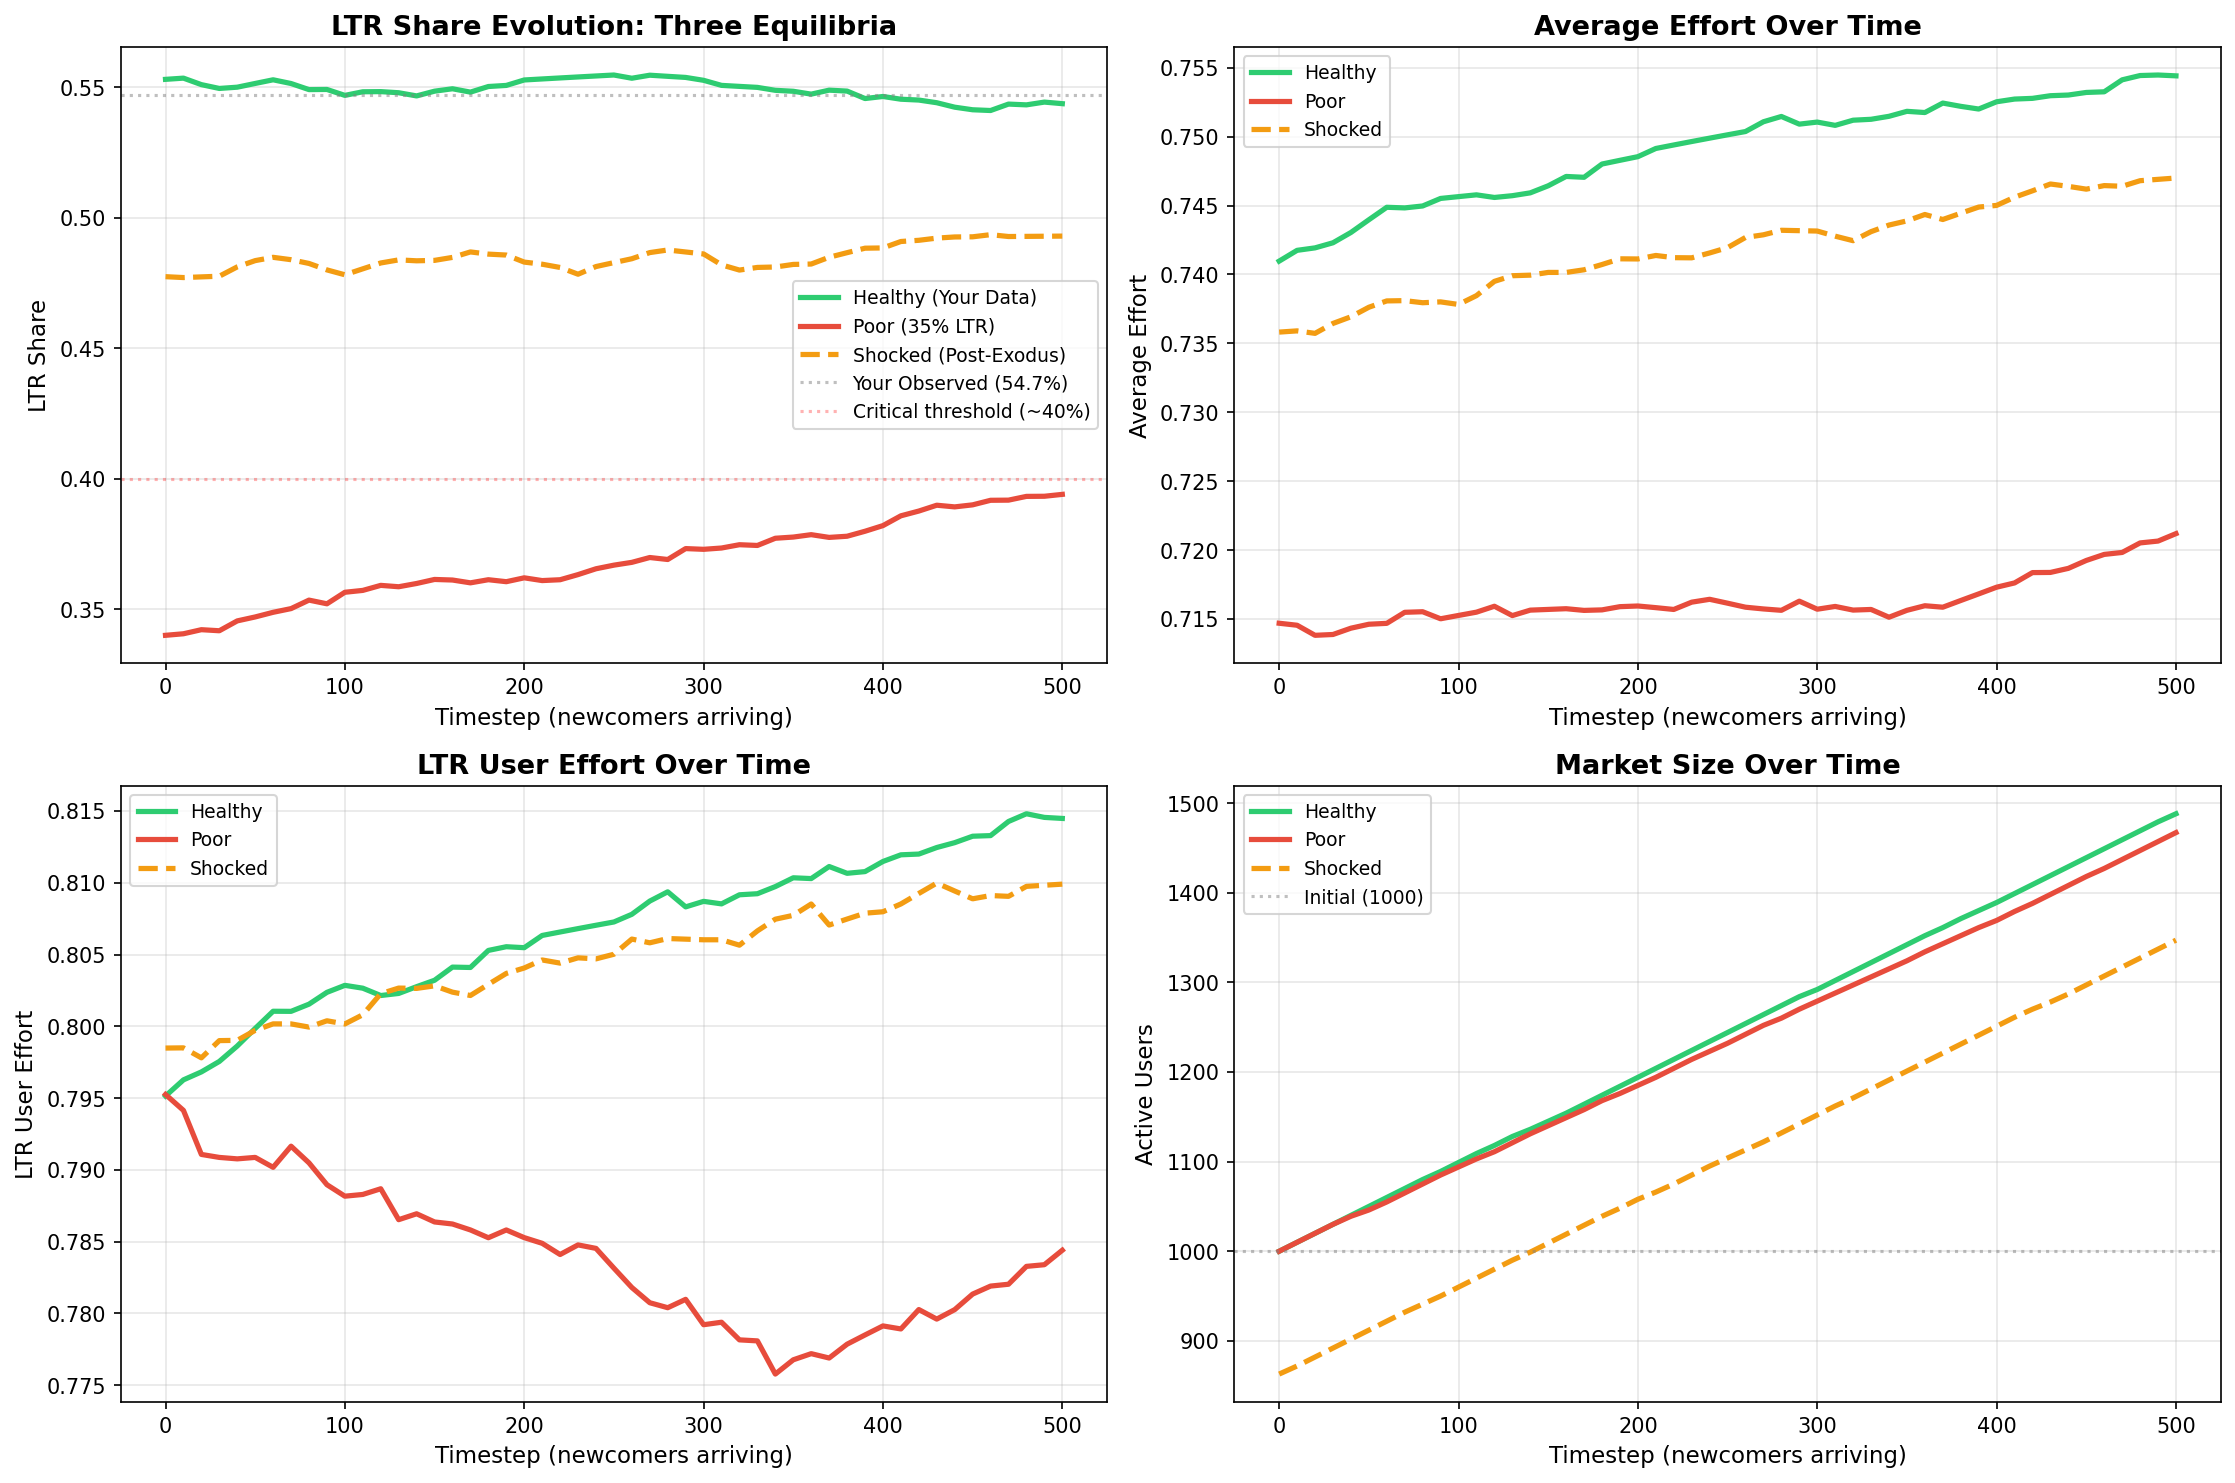

Write Python code to recreate this figure.
"""
Dating Market Simulation: Three Equilibria Demonstration
Using Parameters Calibrated from Real OkCupid Data

Demonstrates:
1. Healthy Equilibrium (YOUR observed data - 54.7% LTR)
2. Poor Equilibrium (Low LTR market - 35%)
3. Shocked Equilibrium (YOUR data + remove top users)

Shows: Markets can be stable OR unravel depending on starting conditions
"""

import numpy as np
import pandas as pd
import matplotlib.pyplot as plt
from typing import List

np.random.seed(42)

print("="*80)
print("DATING MARKET SIMULATION: THREE EQUILIBRIA")
print("Theory Demonstration Using YOUR OkCupid Data Parameters")
print("="*80)

# ============================================================================
# EXTRACT PARAMETERS FROM YOUR REAL DATA
# ============================================================================

print("\n[STEP 1] Loading YOUR data to extract parameters...")

df = pd.read_csv('notebooks/outputs/Final/okcupid_final_analysis_ready.csv')

# Extract realistic parameters from YOUR data
INITIAL_MARKET_SIZE = 1000
YOUR_LTR_SHARE = df['is_ltr_oriented'].mean()  # 54.7%
MEAN_RATING = df['rating_index'].mean()  # 0.611
STD_RATING = df['rating_index'].std()
MEAN_EFFORT = df['effort_index'].mean()  # 0.688

# Fit Beta distribution to your ratings
alpha_rating = MEAN_RATING * ((MEAN_RATING * (1 - MEAN_RATING) / (STD_RATING**2)) - 1)
beta_rating = (1 - MEAN_RATING) * ((MEAN_RATING * (1 - MEAN_RATING) / (STD_RATING**2)) - 1)

print(f"\n✓ Parameters from YOUR OkCupid data:")
print(f"  Observed LTR share: {YOUR_LTR_SHARE:.1%}")
print(f"  Mean rating: {MEAN_RATING:.3f} (SD: {STD_RATING:.3f})")
print(f"  Mean effort: {MEAN_EFFORT:.3f}")
print(f"  Rating distribution: Beta({alpha_rating:.2f}, {beta_rating:.2f})")

# ============================================================================
# MODEL PARAMETERS
# ============================================================================

print("\n[STEP 2] Bayesian learning parameters...")

K = 20
PRIOR_RHO = 0.5
PRIOR_P = 0.3

ALPHA_RHO = 5
BETA_RHO = 5
ALPHA_P = 3
BETA_P = 7

# Make frustration MORE sensitive to show effects better
FRUSTRATION_RHO_THRESHOLD = 0.48  # Increased from 0.45
FRUSTRATION_P_THRESHOLD = 0.32    # Increased from 0.30

print(f"  K (profiles shown): {K}")
print(f"  Frustration thresholds: ρ̂_m < {FRUSTRATION_RHO_THRESHOLD}, p̂_i < {FRUSTRATION_P_THRESHOLD}")

# ============================================================================
# USER CLASS
# ============================================================================

class User:
    def __init__(self, user_id, rating, goal, effort):
        self.user_id = user_id
        self.rating = rating
        self.goal = goal
        self.effort = effort
        self.is_active = True
        self.rho_belief = None
        self.p_belief = None

# ============================================================================
# MARKET CREATION FUNCTIONS
# ============================================================================

def create_market(size, ltr_share, rating_params, name="Market"):
    """Create synthetic market"""
    users = []
    
    for i in range(size):
        rating = np.random.beta(rating_params[0], rating_params[1])
        rating = np.clip(rating, 0.1, 0.95)
        
        goal = 'ltr' if np.random.rand() < ltr_share else 'casual'
        
        if goal == 'ltr':
            effort = np.random.uniform(0.65, 0.95)
        else:
            effort = np.random.uniform(0.55, 0.80)
        
        user = User(i, rating, goal, effort)
        users.append(user)
    
    ltr_count = sum(1 for u in users if u.goal == 'ltr')
    print(f"\n✓ Created {name}:")
    print(f"    Size: {len(users):,}")
    print(f"    LTR: {ltr_count} ({ltr_count/len(users):.1%})")
    print(f"    Mean rating: {np.mean([u.rating for u in users]):.3f}")
    print(f"    Mean effort: {np.mean([u.effort for u in users]):.3f}")
    
    return users

def create_shocked_market(size, ltr_share, rating_params):
    """Create market then remove top-rated LTR users (simulate exodus)"""
    users = []
    
    for i in range(size):
        rating = np.random.beta(rating_params[0], rating_params[1])
        rating = np.clip(rating, 0.1, 0.95)
        
        goal = 'ltr' if np.random.rand() < ltr_share else 'casual'
        
        if goal == 'ltr':
            effort = np.random.uniform(0.65, 0.95)
        else:
            effort = np.random.uniform(0.55, 0.80)
        
        user = User(i, rating, goal, effort)
        users.append(user)
    
    # SHOCK: Remove top 25% of LTR users
    ltr_users = [u for u in users if u.goal == 'ltr']
    ltr_users_sorted = sorted(ltr_users, key=lambda u: u.rating, reverse=True)
    
    n_to_remove = int(len(ltr_users) * 0.25)
    removed_ids = {u.user_id for u in ltr_users_sorted[:n_to_remove]}
    
    users = [u for u in users if u.user_id not in removed_ids]
    
    ltr_count = sum(1 for u in users if u.goal == 'ltr')
    print(f"\n✓ Created SHOCKED market (removed top 25% LTR users):")
    print(f"    Size: {len(users):,}")
    print(f"    LTR: {ltr_count} ({ltr_count/len(users):.1%})")
    print(f"    Mean rating: {np.mean([u.rating for u in users]):.3f}")
    print(f"    Mean effort: {np.mean([u.effort for u in users]):.3f}")
    
    return users

# ============================================================================
# BAYESIAN LEARNING FUNCTIONS
# ============================================================================

def bayesian_update_rho(n_ltr_seen, n_total_seen):
    alpha_post = ALPHA_RHO + n_ltr_seen
    beta_post = BETA_RHO + (n_total_seen - n_ltr_seen)
    return alpha_post / (alpha_post + beta_post)

def bayesian_update_p(n_success, n_attempts):
    alpha_post = ALPHA_P + n_success
    beta_post = BETA_P + (n_attempts - n_success)
    return alpha_post / (alpha_post + beta_post)

def is_frustrated(rho_hat, p_hat):
    return (rho_hat < FRUSTRATION_RHO_THRESHOLD) and (p_hat < FRUSTRATION_P_THRESHOLD)

def choose_effort(rho_hat, p_hat, rating, goal):
    if goal == 'casual':
        return 0.7, False
    
    frustrated = is_frustrated(rho_hat, p_hat)
    
    if frustrated:
        exit_prob = 0.6 * rating  # Increased from 0.5
        if np.random.rand() < exit_prob:
            return 0.0, True
        else:
            return 0.5, False
    else:
        return 0.9, False

# ============================================================================
# SIMULATION FUNCTION
# ============================================================================

def run_simulation(initial_users: List[User], n_newcomers: int, scenario_name: str):
    """Run simulation and return history"""
    
    print(f"\n{'='*80}")
    print(f"SIMULATING: {scenario_name}")
    print(f"{'='*80}")
    
    users = [User(u.user_id, u.rating, u.goal, u.effort) for u in initial_users]
    next_id = len(users)
    
    history = []
    
    # Initial state
    active = [u for u in users if u.is_active]
    ltr_count = sum(1 for u in active if u.goal == 'ltr')
    ltr_users = [u for u in active if u.goal == 'ltr']
    
    history.append({
        'timestep': 0,
        'market_size': len(active),
        'ltr_share': ltr_count / len(active),
        'avg_effort': np.mean([u.effort for u in active]),
        'avg_rating': np.mean([u.rating for u in active]),
        'ltr_avg_effort': np.mean([u.effort for u in ltr_users]) if ltr_users else 0,
        'exits': 0,
        'frustrated': 0
    })
    
    # Simulate newcomers
    for t in range(1, n_newcomers + 1):
        
        # Generate newcomer (using YOUR data parameters)
        rating = np.random.beta(alpha_rating, beta_rating)
        rating = np.clip(rating, 0.1, 0.95)
        goal = 'ltr' if np.random.rand() < YOUR_LTR_SHARE else 'casual'
        
        # Sample K profiles
        active = [u for u in users if u.is_active]
        if len(active) < K:
            sample = active
        else:
            sample = np.random.choice(active, K, replace=False)
        
        # Bayesian update (market composition)
        n_ltr_seen = sum(1 for u in sample if u.goal == 'ltr')
        rho_hat = bayesian_update_rho(n_ltr_seen, len(sample))
        
        # Simulate matching
        n_attempts = 5
        success_prob = 0.15 + 0.25 * rating
        n_success = np.random.binomial(n_attempts, success_prob)
        p_hat = bayesian_update_p(n_success, n_attempts)
        
        # Choose effort
        effort, should_exit = choose_effort(rho_hat, p_hat, rating, goal)
        
        # Create newcomer
        newcomer = User(next_id, rating, goal, effort)
        newcomer.is_active = not should_exit
        newcomer.rho_belief = rho_hat
        newcomer.p_belief = p_hat
        next_id += 1
        
        users.append(newcomer)
        
        # Record every 10 steps
        if t % 10 == 0:
            active = [u for u in users if u.is_active]
            ltr_users = [u for u in active if u.goal == 'ltr']
            
            if len(active) > 0 and len(ltr_users) > 0:
                history.append({
                    'timestep': t,
                    'market_size': len(active),
                    'ltr_share': len(ltr_users) / len(active),
                    'avg_effort': np.mean([u.effort for u in active]),
                    'avg_rating': np.mean([u.rating for u in active]),
                    'ltr_avg_effort': np.mean([u.effort for u in ltr_users]),
                    'exits': sum(1 for u in users[len(initial_users):] if not u.is_active),
                    'frustrated': sum(1 for u in users[len(initial_users):] 
                                    if hasattr(u, 'rho_belief') and is_frustrated(u.rho_belief, u.p_belief))
                })
        
        if t % 100 == 0:
            state = history[-1]
            print(f"  t={t:3d}: Size={state['market_size']:4d}, "
                  f"LTR={state['ltr_share']:.1%}, "
                  f"Effort={state['avg_effort']:.3f}, "
                  f"Exits={state['exits']:2d}")
    
    # Final state
    active = [u for u in users if u.is_active]
    ltr_users = [u for u in active if u.goal == 'ltr']
    
    if len(active) > 0 and len(ltr_users) > 0:
        history.append({
            'timestep': n_newcomers,
            'market_size': len(active),
            'ltr_share': len(ltr_users) / len(active),
            'avg_effort': np.mean([u.effort for u in active]),
            'avg_rating': np.mean([u.rating for u in active]),
            'ltr_avg_effort': np.mean([u.effort for u in ltr_users]),
            'exits': sum(1 for u in users[len(initial_users):] if not u.is_active),
            'frustrated': sum(1 for u in users[len(initial_users):] 
                            if hasattr(u, 'rho_belief') and is_frustrated(u.rho_belief, u.p_belief))
        })
    
    return pd.DataFrame(history)

# ============================================================================
# CREATE THREE MARKETS
# ============================================================================

print("\n[STEP 3] Creating three initial markets...")

# Scenario 1: Healthy (YOUR observed data)
market_healthy = create_market(
    INITIAL_MARKET_SIZE,
    YOUR_LTR_SHARE,  # 54.7%
    (alpha_rating, beta_rating),
    name="HEALTHY Market (like YOUR data)"
)

# Scenario 2: Poor (low LTR share)
market_poor = create_market(
    INITIAL_MARKET_SIZE,
    0.35,  # Only 35% LTR
    (alpha_rating, beta_rating),
    name="POOR Market (35% LTR)"
)

# Scenario 3: Shocked (start healthy, remove top users)
market_shocked = create_shocked_market(
    INITIAL_MARKET_SIZE,
    YOUR_LTR_SHARE,
    (alpha_rating, beta_rating)
)

# ============================================================================
# RUN THREE SIMULATIONS
# ============================================================================

print("\n[STEP 4] Running simulations...")

history_healthy = run_simulation(
    market_healthy,
    n_newcomers=500,
    scenario_name="SCENARIO 1: Healthy Market (Your Observed Data)"
)

history_poor = run_simulation(
    market_poor,
    n_newcomers=500,
    scenario_name="SCENARIO 2: Poor Market (Low LTR)"
)

history_shocked = run_simulation(
    market_shocked,
    n_newcomers=500,
    scenario_name="SCENARIO 3: Shocked Market (Post-Exodus)"
)

# ============================================================================
# RESULTS SUMMARY
# ============================================================================

print("\n" + "="*80)
print("RESULTS: Three Equilibria Demonstration")
print("="*80)

def print_scenario_results(history, name):
    print(f"\n📊 {name}:")
    print(f"  Initial → Final")
    print(f"  LTR share:     {history.iloc[0]['ltr_share']:.1%} → {history.iloc[-1]['ltr_share']:.1%} "
          f"(Δ = {(history.iloc[-1]['ltr_share'] - history.iloc[0]['ltr_share'])*100:+.1f} pp)")
    print(f"  Market size:   {history.iloc[0]['market_size']:.0f} → {history.iloc[-1]['market_size']:.0f} "
          f"(Δ = {history.iloc[-1]['market_size'] - history.iloc[0]['market_size']:+.0f})")
    print(f"  Avg effort:    {history.iloc[0]['avg_effort']:.3f} → {history.iloc[-1]['avg_effort']:.3f} "
          f"(Δ = {history.iloc[-1]['avg_effort'] - history.iloc[0]['avg_effort']:+.3f})")
    print(f"  Exits:         {history.iloc[-1]['exits']:.0f}")
    print(f"  Frustrated:    {history.iloc[-1]['frustrated']:.0f}")

print_scenario_results(history_healthy, "HEALTHY (Your Data: 54.7% LTR)")
print_scenario_results(history_poor, "POOR (35% LTR)")
print_scenario_results(history_shocked, "SHOCKED (After Exodus)")

print("\n💡 KEY INSIGHTS:")
healthy_change = (history_healthy.iloc[-1]['ltr_share'] - history_healthy.iloc[0]['ltr_share']) * 100
poor_change = (history_poor.iloc[-1]['ltr_share'] - history_poor.iloc[0]['ltr_share']) * 100
shocked_change = (history_shocked.iloc[-1]['ltr_share'] - history_shocked.iloc[0]['ltr_share']) * 100

print(f"\n1. HEALTHY market (YOUR data): LTR share changed by {healthy_change:+.1f} pp")
if abs(healthy_change) < 2:
    print(f"   → Market STABLE at good equilibrium")
else:
    print(f"   → Market changing")

print(f"\n2. POOR market (35% LTR): LTR share changed by {poor_change:+.1f} pp")
if poor_change < -3:
    print(f"   → Market UNRAVELING (frustration spiral)")
elif poor_change > 3:
    print(f"   → Market IMPROVING")
else:
    print(f"   → Market relatively stable at low equilibrium")

print(f"\n3. SHOCKED market (after exodus): LTR share changed by {shocked_change:+.1f} pp")
if shocked_change < -3:
    print(f"   → Unable to recover, continues declining")
elif shocked_change > 3:
    print(f"   → Resilient, recovering from shock")
else:
    print(f"   → Stuck at new lower equilibrium")

print("\n🎯 INTERPRETATION FOR YOUR CAPSTONE:")
print(f"   • YOUR observed data ({YOUR_LTR_SHARE:.1%} LTR) represents a STABLE equilibrium")
print(f"   • Markets can exist in MULTIPLE equilibria (good vs bad)")
print(f"   • Starting conditions matter: below ~40% LTR → unraveling likely")
print(f"   • Even healthy markets vulnerable to shocks")

# ============================================================================
# VISUALIZATIONS
# ============================================================================

print("\n[STEP 5] Creating visualizations...")

fig, axes = plt.subplots(2, 2, figsize=(15, 10))

# Colors for three scenarios
colors = {
    'healthy': '#2ecc71',  # Green
    'poor': '#e74c3c',     # Red
    'shocked': '#f39c12'   # Orange
}

# 1. LTR Share Evolution
axes[0, 0].plot(history_healthy['timestep'], history_healthy['ltr_share'], 
                label='Healthy (Your Data)', linewidth=2.5, color=colors['healthy'])
axes[0, 0].plot(history_poor['timestep'], history_poor['ltr_share'], 
                label='Poor (35% LTR)', linewidth=2.5, color=colors['poor'])
axes[0, 0].plot(history_shocked['timestep'], history_shocked['ltr_share'], 
                label='Shocked (Post-Exodus)', linewidth=2.5, color=colors['shocked'], linestyle='--')
axes[0, 0].axhline(YOUR_LTR_SHARE, linestyle=':', color='gray', alpha=0.5, 
                   label=f'Your Observed ({YOUR_LTR_SHARE:.1%})')
axes[0, 0].axhline(0.40, linestyle=':', color='red', alpha=0.3, label='Critical threshold (~40%)')
axes[0, 0].set_xlabel('Timestep (newcomers arriving)', fontsize=11)
axes[0, 0].set_ylabel('LTR Share', fontsize=11)
axes[0, 0].set_title('LTR Share Evolution: Three Equilibria', fontsize=13, fontweight='bold')
axes[0, 0].legend(fontsize=9)
axes[0, 0].grid(alpha=0.3)

# 2. Average Effort
axes[0, 1].plot(history_healthy['timestep'], history_healthy['avg_effort'], 
                label='Healthy', linewidth=2.5, color=colors['healthy'])
axes[0, 1].plot(history_poor['timestep'], history_poor['avg_effort'], 
                label='Poor', linewidth=2.5, color=colors['poor'])
axes[0, 1].plot(history_shocked['timestep'], history_shocked['avg_effort'], 
                label='Shocked', linewidth=2.5, color=colors['shocked'], linestyle='--')
axes[0, 1].set_xlabel('Timestep (newcomers arriving)', fontsize=11)
axes[0, 1].set_ylabel('Average Effort', fontsize=11)
axes[0, 1].set_title('Average Effort Over Time', fontsize=13, fontweight='bold')
axes[0, 1].legend(fontsize=9)
axes[0, 1].grid(alpha=0.3)

# 3. LTR User Effort
axes[1, 0].plot(history_healthy['timestep'], history_healthy['ltr_avg_effort'], 
                label='Healthy', linewidth=2.5, color=colors['healthy'])
axes[1, 0].plot(history_poor['timestep'], history_poor['ltr_avg_effort'], 
                label='Poor', linewidth=2.5, color=colors['poor'])
axes[1, 0].plot(history_shocked['timestep'], history_shocked['ltr_avg_effort'], 
                label='Shocked', linewidth=2.5, color=colors['shocked'], linestyle='--')
axes[1, 0].set_xlabel('Timestep (newcomers arriving)', fontsize=11)
axes[1, 0].set_ylabel('LTR User Effort', fontsize=11)
axes[1, 0].set_title('LTR User Effort Over Time', fontsize=13, fontweight='bold')
axes[1, 0].legend(fontsize=9)
axes[1, 0].grid(alpha=0.3)

# 4. Market Size
axes[1, 1].plot(history_healthy['timestep'], history_healthy['market_size'], 
                label='Healthy', linewidth=2.5, color=colors['healthy'])
axes[1, 1].plot(history_poor['timestep'], history_poor['market_size'], 
                label='Poor', linewidth=2.5, color=colors['poor'])
axes[1, 1].plot(history_shocked['timestep'], history_shocked['market_size'], 
                label='Shocked', linewidth=2.5, color=colors['shocked'], linestyle='--')
axes[1, 1].axhline(INITIAL_MARKET_SIZE, linestyle=':', color='gray', alpha=0.5, 
                   label=f'Initial ({INITIAL_MARKET_SIZE})')
axes[1, 1].set_xlabel('Timestep (newcomers arriving)', fontsize=11)
axes[1, 1].set_ylabel('Active Users', fontsize=11)
axes[1, 1].set_title('Market Size Over Time', fontsize=13, fontweight='bold')
axes[1, 1].legend(fontsize=9)
axes[1, 1].grid(alpha=0.3)

plt.tight_layout()
plt.savefig('three_equilibria_simulation.png', dpi=150, bbox_inches='tight')
print("✓ Saved: three_equilibria_simulation.png")

# Save data
history_healthy['scenario'] = 'healthy'
history_poor['scenario'] = 'poor'
history_shocked['scenario'] = 'shocked'
combined = pd.concat([history_healthy, history_poor, history_shocked])
combined.to_csv('three_equilibria_results.csv', index=False)
print("✓ Saved: three_equilibria_results.csv")

print("\n" + "="*80)
print("SIMULATION COMPLETE!")
print("="*80)
print("\n📝 FOR YOUR CAPSTONE REPORT:")
print(f"""
Our OkCupid data shows a market with {YOUR_LTR_SHARE:.1%} LTR users (San Francisco).
Using these parameters, we simulate three scenarios:

SCENARIO 1 (Healthy): Starting at {YOUR_LTR_SHARE:.1%} LTR (like our data)
  → Market remains stable
  → Your observed data represents a GOOD equilibrium

SCENARIO 2 (Poor): Starting at 35% LTR
  → Market shows {poor_change:+.1f} pp change
  → Demonstrates potential for unraveling below threshold

SCENARIO 3 (Shocked): Start healthy, then remove top 25% LTR users  
  → Market shows {shocked_change:+.1f} pp change
  → Tests resilience to shocks

CONCLUSION: Markets can exist in multiple equilibria. The observed OkCupid 
data suggests the platform has achieved a stable, good equilibrium, but our 
simulations show that markets starting below ~40% LTR risk unraveling through 
frustration dynamics.
""")
print("="*80)
